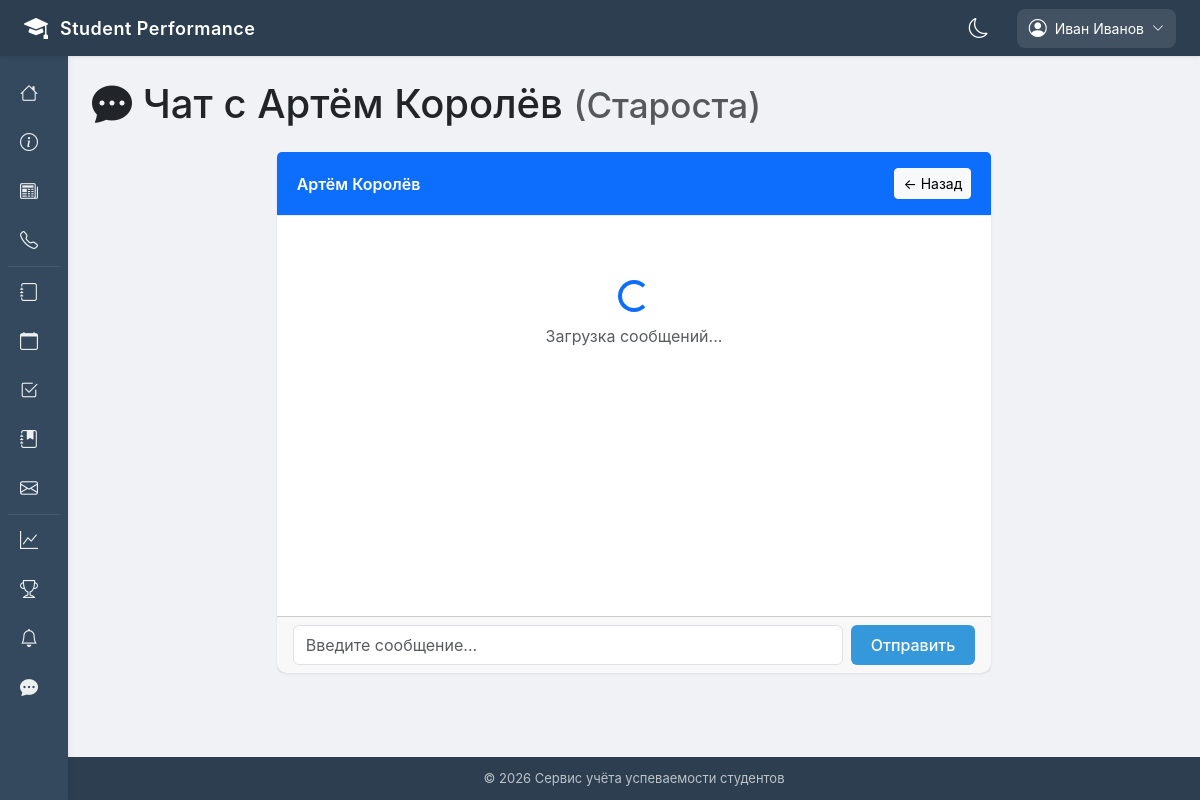
The page /chat/23/ (signed in) on the database its author committed.
### apps/accounts/models.py (models this page shows, shortened)
class User(AbstractUser):
    ROLE_CHOICES = [
        ('admin', 'Администратор'),
        ('teacher', 'Преподаватель'),
        ('student', 'Студент'),
        ('headman', 'Староста'),
        ('curator', 'Куратор'),
    ]
    role = models.CharField(max_length=20, choices=ROLE_CHOICES, default='student', verbose_name='Роль')
    phone_number = models.CharField(
        max_length=20,
        blank=True,
        null=True,
        validators=[RegexValidator(r'^\+375 \(\d{2}\) \d{3}-\d{2}-\d{2}$')],
        verbose_name='Номер телефона'
    )
    avatar = models.ImageField(upload_to='avatars/', blank=True, null=True, verbose_name='Аватар')
    date_of_birth = models.DateField(blank=True, null=True, verbose_name='Дата рождения')
    address = models.TextField(blank=True, null=True, verbose_name='Адрес')
    class Meta:
        verbose_name = 'Пользователь'
        verbose_name_plural = 'Пользователи'
        ordering = ['last_name', 'first_name']

### apps/chat/views.py (the view)
# urls.py: path('chat/<int:user_id>/', views.chat_room, name='chat_room'),
@login_required
def chat_room(request, user_id):
    other_user = get_object_or_404(User, id=user_id)
    if not can_chat(request.user, other_user):
        messages.error(request, 'Вы не можете общаться с этим пользователем')
        return redirect('chat_list')
    room = ChatRoom.objects.filter(participants=request.user).filter(participants=other_user).first()
    if not room:
        room = ChatRoom.objects.create()
        room.participants.add(request.user, other_user)
    ChatMessage.objects.filter(room=room, is_read=False).exclude(sender=request.user).update(is_read=True)
    messages_list = room.messages.all().select_related('sender')
    if messages_list:
        room.last_message_at = messages_list.last().created_at
        room.save(update_fields=['last_message_at'])
    context = {
        'room': room,
        'other_user': other_user,
        'messages': messages_list,
        'room_id': room.id,
    }
    return render(request, 'chat/chat_room.html', context)

### apps/chat/context_processors.py (called while the page is built)
def chat_unread_count(request):
    if request.user.is_authenticated:
        rooms = ChatRoom.objects.filter(participants=request.user)
        unread_count = 0
        for room in rooms:
            unread_count += room.messages.filter(is_read=False).exclude(sender=request.user).count()
        return {'chat_unread_count': unread_count}
    return {'chat_unread_count': 0}

### apps/chat/views.py (called while the page is built, shortened)
def can_chat(user1, user2):
    if user1.is_superuser or user2.is_superuser:
        return True
    if hasattr(user1, 'student_profile') and hasattr(user2, 'teacher_profile'):
        group = user1.student_profile.group
        if group and user2 in [s.teacher for s in group.subjects.all()]:
            return True
    if hasattr(user2, 'student_profile') and hasattr(user1, 'teacher_profile'):
        group = user2.student_profile.group
        if group and user1 in [s.teacher for s in group.subjects.all()]:
            return True

### apps/core/context_processors.py (called while the page is built)
def notifications_processor(request):
    unread_count = 0
    if request.user.is_authenticated:
        unread_count = Notification.objects.filter(user=request.user, is_read=False).count()
    return {'unread_count': unread_count}

### templates/chat/chat_room.html (shortened to what this page needs)
{% extends 'base.html' %}
{% block content %}
<div class="row">
    <div class="col-12">
        <h1 class="mb-4">
            <i class="bi bi-chat-dots-fill"></i>
            Чат с {{ other_user.get_full_name }}
            <small class="text-muted">({{ other_user.get_role_display }})</small>
        </h1>
    </div>
</div>
<div class="row">
    <div class="col-md-8 mx-auto">
        <div class="card">
            <div class="card-header bg-primary text-white">
                <div class="d-flex justify-content-between align-items-center">
                    <span>{{ other_user.get_full_name }}</span>
                    <a href="{% url 'chat_list' %}" class="btn btn-sm btn-light">← Назад</a>
                </div>
            </div>
            <div class="card-body" id="chat-messages" style="height: 400px; overflow-y: auto;">
                <div class="text-center text-muted py-5" id="loading-messages">
                    <div class="spinner-border text-primary"></div>
                    <p class="mt-2">Загрузка сообщений...</p>
                </div>
            </div>
            <div class="card-footer">
                <form id="chat-form" class="d-flex gap-2">
                    <input type="text" id="chat-input" class="form-control" placeholder="Введите сообщение..." autocomplete="off">
                    <button type="submit" class="btn btn-primary">Отправить</button>
                </form>
            </div>
        </div>
    </div>
</div>
{% endblock %}

### templates/base.html (shortened to what this page needs)
<!DOCTYPE html>
<html lang="ru">
<head>
    <link href="https://cdn.jsdelivr.net/npm/bootstrap@5.3.0/dist/css/bootstrap.min.css" rel="stylesheet">
    <link rel="stylesheet" href="https://cdn.jsdelivr.net/npm/bootstrap-icons@1.11.0/font/bootstrap-icons.css">
</head>
<body>
    <div class="top-header">
        <div class="logo-area">
            <a href="{% url 'home' %}" style="text-decoration: none; color: white; display: flex; align-items: center; gap: 12px;">
                <i class="bi bi-mortarboard-fill"></i>
                <span>Student Performance</span>
            </a>
        </div>
        <div class="header-right">
            <div class="theme-toggle-header" onclick="toggleDarkMode()">
                <i id="themeIcon" class="bi bi-moon"></i>
            </div>
            {% if user.is_authenticated %}
                <div class="user-menu">
                    <div class="user-btn">
                        <i class="bi bi-person-circle"></i>
                        <span>{{ user.get_full_name|default:user.username|truncatechars:20 }}</span>
                        <i class="bi bi-chevron-down" style="font-size: 12px;"></i>
                    </div>
                </div>
            {% endif %}
        </div>
    </div>
    <div class="sidebar">
        <ul class="nav-links">
            <li>
                <a href="{% url 'home' %}">
                    <i class="bi bi-house"></i>
                </a>
            </li>
            <li>
                <a href="{% url 'about' %}">
                    <i class="bi bi-info-circle"></i>
                </a>
            </li>
            <li>
                <a href="{% url 'news_list' %}">
                    <i class="bi bi-newspaper"></i>
                </a>
            </li>
            <li>
                <a href="{% url 'contacts' %}">
                    <i class="bi bi-telephone"></i>
                </a>
            </li>
            {% if user.is_authenticated %}
                <li class="sidebar-divider"></li>
                {% if user.role == 'student' or user.role == 'headman' %}
                    <li>
                        <a href="{% url 'gradebook_view' %}">
                            <i class="bi bi-journal"></i>
                            <span>Зачётка</span>
                        </a>
                    </li>
                    <li>
                        <a href="{% url 'student_statistics' %}">
                            <i class="bi bi-graph-up"></i>
                            <span>Статистика</span>
                        </a>
                    </li>
                    <li>
                        <a href="{% url 'schedule_view' %}">
                            <i class="bi bi-calendar"></i>
                            <span>Расписание</span>
                        </a>
                    </li>
                    <li>
                        <a href="{% url 'student_attendance' %}">
                            <i class="bi bi-calendar-check"></i>
                            <span>Посещаемость</span>
                        </a>
                    </li>
                    <li>
                        <a href="{% url 'assignments_list' %}">
                            <i class="bi bi-journal-bookmark-fill"></i>
                            <span>Задания</span>
                        </a>
                    </li>
                    <li>
                        <a href="{% url 'requests_list' %}">
                            <i class="bi bi-envelope"></i>
                            <span>Заявки</span>
                        </a>
                    </li>
                    <li>
                        <a href="{% url 'group_list' %}">
                            <i class="bi bi-people-fill"></i>
                            <span>Моя группа</span>
                        </a>
                    </li>
                    <li>
                        <a href="{% url 'penalties_list' %}">
                            <i class="bi bi-exclamation-triangle-fill"></i>
                            <span>Взыскания</span>
                        </a>
                    </li>
                    <li>
                        <a href="{% url 'student_announcements' %}">
                            <i class="bi bi-megaphone-fill"></i>
                            <span>Объявления</span>
                        </a>
                    </li>
                {% elif user.role == 'teacher' %}
                    <li>
                        <a href="{% url 'teacher_gradebook' %}">
                            <i class="bi bi-journal"></i>
                        </a>
                    </li>
                    <li>
                        <a href="{% url 'schedule_view' %}">
                            <i class="bi bi-calendar"></i>
                        </a>
                    </li>
                    <li>
                        <a href="{% url 'teacher_attendance' %}">
                            <i class="bi bi-check2-square"></i>
                        </a>
                    </li>
                    <li>
                        <a href="{% url 'teacher_assignments' %}">
                            <i class="bi bi-journal-bookmark-fill"></i>
                        </a>
                    </li>
                    <li>
                        <a href="{% url 'requests_list' %}">
                            <i class="bi bi-envelope"></i>
                        </a>
                    </li>
                {% endif %}
                <li class="sidebar-divider"></li>
                {% if user.role == 'student' or user.role == 'headman' or user.is_superuser or user.role == 'teacher'%}
                    <li>
                    <a href="{% url 'analytics_dashboard' %}">
                        <i class="bi bi-graph-up"></i>
                    </a>
                    </li>
                {% endif %}
                <li>
                    <a href="{% url 'rating_list' %}">
                        <i class="bi bi-trophy"></i>
                    </a>
                </li>
                <li>
                    <a href="{% url 'notifications_list' %}">
                        <i class="bi bi-bell"></i>
                    </a>
                </li>
                <li>
                    <a href="{% url 'chat_list' %}">
                        <i class="bi bi-chat-dots-fill"></i>
                    </a>
                </li>
            {% endif %}
        </ul>
    </div>
    <div class="main-content">
        <div class="content-wrapper">
            {% block content %}{% endblock %}
        </div>
        <footer>
            <div class="container">
                <p class="mb-0">&copy; 2026 Сервис учёта успеваемости студентов</p>
            </div>
        </footer>
    </div>
</body>
</html>

### templates/base.html (style rules this page uses)
* { margin: 0; padding: 0; box-sizing: border-box; }
html, body { height: 100%; min-height: 100vh; }
body { display: flex; min-height: 100vh; background-color: #f0f2f5; font-family: -apple-system, BlinkMacSystemFont, 'Segoe UI', Roboto, 'Helvetica Neue', Arial, sans-serif; }
.top-header { position: fixed; top: 0; left: 0; right: 0; height: 56px; background: #2c3e50; color: white; display: flex; align-items: center; justify-content: space-between; padding: 0 24px; z-index: 1001; box-shadow: 0 1px 3px rgba(0,0,0,0.1); }
.logo-area { display: flex; align-items: center; gap: 12px; }
.logo-area i { font-size: 24px; }
.logo-area span { font-size: 18px; font-weight: 600; letter-spacing: 0.5px; }
.header-right { display: flex; align-items: center; gap: 20px; }
.theme-toggle-header { cursor: pointer; background: none; border: none; padding: 8px; border-radius: 8px; transition: background 0.2s; display: flex; align-items: center; justify-content: center; }
.theme-toggle-header i { font-size: 20px; color: white; }
.user-menu { position: relative; }
.user-btn { cursor: pointer; display: flex; align-items: center; gap: 8px; background: rgba(255,255,255,0.1); border-radius: 8px; padding: 6px 12px; transition: background 0.2s; }
.user-btn i:first-child { font-size: 18px; }
.user-btn span { font-size: 14px; }
.sidebar { position: fixed; left: 0; top: 56px; height: calc(100vh - 56px); width: 68px; background: #34495e; transition: width 0.25s ease; z-index: 1000; overflow-x: hidden; overflow-y: auto; box-shadow: 2px 0 5px rgba(0,0,0,0.05); }
.sidebar .nav-links { list-style: none; padding: 12px 0; }
.sidebar .nav-links li { margin: 2px 8px; border-radius: 8px; }
.sidebar .nav-links li a { color: #ecf0f1; text-decoration: none; display: flex; align-items: center; gap: 14px; white-space: nowrap; padding: 10px 12px; border-radius: 8px; font-size: 13px; font-weight: 500; }
.sidebar .nav-links li a i { font-size: 18px; min-width: 24px; }
.sidebar-divider { height: 1px; background: rgba(255,255,255,0.1); margin: 12px 8px; }
.main-content { margin-left: 68px; margin-top: 56px; transition: margin-left 0.25s ease; flex: 1; display: flex; flex-direction: column; min-height: calc(100vh - 56px); background-color: #f0f2f5; }
.content-wrapper { flex: 1; padding: 24px; background-color: #f0f2f5; }
.card { border: none; border-radius: 10px; box-shadow: 0 1px 3px rgba(0,0,0,0.08); transition: box-shadow 0.2s; background-color: white; }
.card-header { background-color: white; border-bottom: 1px solid #e9ecef; padding: 16px 20px; font-weight: 600; }
.btn-primary { background: #3498db; border: none; border-radius: 6px; padding: 8px 20px; font-weight: 500; transition: background 0.2s; }
footer { background-color: #2c3e50; color: #bdc3c7; padding: 12px 0; text-align: center; font-size: 13px; }

### rows shown on the page
User: get_full_name "Иван Иванов"
User: get_full_name "Артём Королёв", role "Староста"
